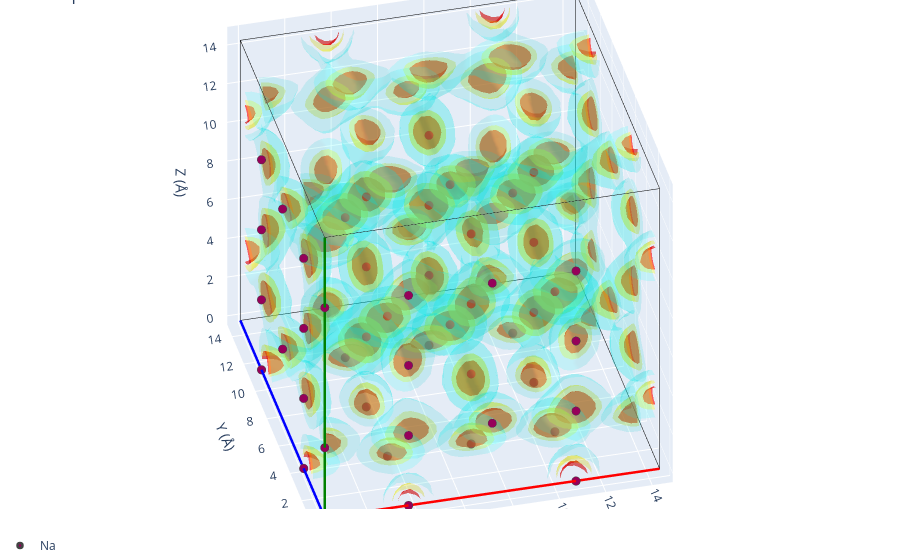

The notebook cell this image was saved under:
### Markdown cell above
## Comparison with the expected sites

The workshop reference `structure_1.cif` describes the conventional, cubic *I*-43*m*
Na&#8323;(Sb/W)S&#8324; with the sodium spread over a single (disordered) Wyckoff site.
Expanded to the 2&times;2&times;2 MD supercell it lists 48 ideal sodium positions. Overlaying
them on the density shows how well the simulation reproduces the known sodium sublattice.

### Code cell
from pymatgen.core import Structure

from gemdat.io import read_cif

# Conventional I-43m reference, expanded to the 2x2x2 MD supercell and stripped
# down to the sodium sublattice. Place the sites in the volume's lattice so they
# share its coordinate frame.
reference = read_cif(f'{DATA}/structure_1.cif')
reference.make_supercell((2, 2, 2))
reference.remove_species(['S', 'Sb', 'W'])

expected_sites = Structure(
    lattice=vol.lattice,
    species=[site.species.elements[0] for site in reference],
    coords=[site.frac_coords for site in reference],
)

print(f'reference sodium sites: {len(expected_sites)}')
vol.plot_3d(structure=expected_sites)

### Figure 1 — Plotly figure (JSON) as saved in the notebook; plotly's stock layout.template omitted (floating-point values rounded to 4 significant figures; data arrays with more than 128 entries replaced by an {"elided": "..."} marker saying what was removed)
{"data": [{"line": {"color": "red", "width": 5}, "mode": "lines", "showlegend": false, "type": "scatter3d", "x": [0.0, 14.44], "y": [0.0, -0.02995], "z": [0.0, 3.137e-05]}, {"line": {"color": "blue", "width": 5}, "mode": "lines", "showlegend": false, "type": "scatter3d", "x": [0.0, -0.02995], "y": [0.0, 14.44], "z": [0.0, -5.366e-05]}, {"line": {"color": "green", "width": 5}, "mode": "lines", "showlegend": false, "type": "scatter3d", "x": [0.0, 3.129e-05], "y": [0.0, -5.396e-05], "z": [0.0, 14.48]}, {"line": {"color": "black", "width": 1}, "mode": "lines", "showlegend": false, "type": "scatter3d", "x": [14.44, 14.41], "y": [-0.02995, 14.41], "z": [3.137e-05, -2.229e-05]}, {"line": {"color": "black", "width": 1}, "mode": "lines", "showlegend": false, "type": "scatter3d", "x": [14.44, 14.44], "y": [-0.02995, -0.03], "z": [3.137e-05, 14.48]}, {"line": {"color": "black", "width": 1}, "mode": "lines", "showlegend": false, "type": "scatter3d", "x": [-0.02995, 14.41], "y": [14.44, 14.41], "z": [-5.366e-05, -2.229e-05]}, {"line": {"color": "black", "width": 1}, "mode": "lines", "showlegend": false, "type": "scatter3d", "x": [-0.02995, -0.02991], "y": [14.44, 14.44], "z": [-5.366e-05, 14.48]}, {"line": {"color": "black", "width": 1}, "mode": "lines", "showlegend": false, "type": "scatter3d", "x": [3.129e-05, 14.44], "y": [-5.396e-05, -0.03], "z": [14.48, 14.48]}, {"line": {"color": "black", "width": 1}, "mode": "lines", "showlegend": false, "type": "scatter3d", "x": [3.129e-05, -0.02991], "y": [-5.396e-05, 14.44], "z": [14.48, 14.48]}, {"line": {"color": "black", "width": 1}, "mode": "lines", "showlegend": false, "type": "scatter3d", "x": [14.41, -0.02991], "y": [14.41, 14.44], "z": [14.48, 14.48]}, {"line": {"color": "black", "width": 1}, "mode": "lines", "showlegend": false, "type": "scatter3d", "x": [14.41, 14.44], "y": [14.41, -0.03], "z": [14.48, 14.48]}, {"line": {"color": "black", "width": 1}, "mode": "lines", "showlegend": false, "type": "scatter3d", "x": [14.41, 14.41], "y": [14.41, 14.41], "z": [14.48, -2.229e-05]}, {"color": "red", "i": {"elided": "8112 int values"}, "j": {"elided": "8112 int values"}, "k": {"elided": "8112 int values"}, "name": "isoval=np.float64(134.75)", "opacity": 0.6, "showlegend": false, "type": "mesh3d", "x": {"elided": "4794 float values"}, "y": {"elided": "4794 float values"}, "z": {"elided": "4794 float values"}}, {"color": "yellow", "i": {"elided": "15340 int values"}, "j": {"elided": "15340 int values"}, "k": {"elided": "15340 int values"}, "name": "isoval=np.float64(53.900000000000006)", "opacity": 0.3, "showlegend": false, "type": "mesh3d", "x": {"elided": "8631 float values"}, "y": {"elided": "8631 float values"}, "z": {"elided": "8631 float values"}}, {"color": "cyan", "i": {"elided": "36892 int values"}, "j": {"elided": "36892 int values"}, "k": {"elided": "36892 int values"}, "name": "isoval=np.float64(3.773)", "opacity": 0.15, "showlegend": false, "type": "mesh3d", "x": {"elided": "19728 float values"}, "y": {"elided": "19728 float values"}, "z": {"elided": "19728 float values"}}, {"line": {"color": "red", "width": 5}, "mode": "lines", "showlegend": false, "type": "scatter3d", "x": [0.0, 14.44], "y": [0.0, -0.02995], "z": [0.0, 3.137e-05]}, {"line": {"color": "blue", "width": 5}, "mode": "lines", "showlegend": false, "type": "scatter3d", "x": [0.0, -0.02995], "y": [0.0, 14.44], "z": [0.0, -5.366e-05]}, {"line": {"color": "green", "width": 5}, "mode": "lines", "showlegend": false, "type": "scatter3d", "x": [0.0, 3.129e-05], "y": [0.0, -5.396e-05], "z": [0.0, 14.48]}, {"line": {"color": "black", "width": 1}, "mode": "lines", "showlegend": false, "type": "scatter3d", "x": [14.44, 14.41], "y": [-0.02995, 14.41], "z": [3.137e-05, -2.229e-05]}, {"line": {"color": "black", "width": 1}, "mode": "lines", "showlegend": false, "type": "scatter3d", "x": [14.44, 14.44], "y": [-0.02995, -0.03], "z": [3.137e-05, 14.48]}, {"line": {"color": "black", "width": 1}, "mode": "lines", "showlegend": false, "type": "scatter3d", "x": [-0.02995, 14.41], "y": [14.44, 14.41], "z": [-5.366e-05, -2.229e-05]}, {"line": {"color": "black", "width": 1}, "mode": "lines", "showlegend": false, "type": "scatter3d", "x": [-0.02995, -0.02991], "y": [14.44, 14.44], "z": [-5.366e-05, 14.48]}, {"line": {"color": "black", "width": 1}, "mode": "lines", "showlegend": false, "type": "scatter3d", "x": [3.129e-05, 14.44], "y": [-5.396e-05, -0.03], "z": [14.48, 14.48]}, {"line": {"color": "black", "width": 1}, "mode": "lines", "showlegend": false, "type": "scatter3d", "x": [3.129e-05, -0.02991], "y": [-5.396e-05, 14.44], "z": [14.48, 14.48]}, {"line": {"color": "black", "width": 1}, "mode": "lines", "showlegend": false, "type": "scatter3d", "x": [14.41, -0.02991], "y": [14.41, 14.44], "z": [14.48, 14.48]}, {"line": {"color": "black", "width": 1}, "mode": "lines", "showlegend": false, "type": "scatter3d", "x": [14.41, 14.44], "y": [14.41, -0.03], "z": [14.48, 14.48]}, {"line": {"color": "black", "width": 1}, "mode": "lines", "showlegend": false, "type": "scatter3d", "x": [14.41, 14.41], "y": [14.41, 14.41], "z": [14.48, -2.229e-05]}, {"legendgroup": "Na", "marker": {"color": ["rgb(150, 0, 90)"], "line": {"width": 2.5}, "size": 5}, "mode": "markers", "name": "Na", "showlegend": true, "type": "scatter3d", "x": [7.823e-06], "y": [-1.349e-05], "z": [3.619]}, {"legendgroup": "Na", "marker": {"color": ["rgb(150, 0, 90)"], "line": {"width": 2.5}, "size": 5}, "mode": "markers", "name": "Na", "showlegend": false, "type": "scatter3d", "x": [2.347e-05], "y": [-4.047e-05], "z": [10.86]}, {"legendgroup": "Na", "marker": {"color": ["rgb(150, 0, 90)"], "line": {"width": 2.5}, "size": 5}, "mode": "markers", "name": "Na", "showlegend": false, "type": "scatter3d", "x": [-0.01497], "y": [7.218], "z": [3.619]}, {"legendgroup": "Na", "marker": {"color": ["rgb(150, 0, 90)"], "line": {"width": 2.5}, "size": 5}, "mode": "markers", "name": "Na", "showlegend": false, "type": "scatter3d", "x": [-0.01495], "y": [7.218], "z": [10.86]}, {"legendgroup": "Na", "marker": {"color": ["rgb(150, 0, 90)"], "line": {"width": 2.5}, "size": 5}, "mode": "markers", "name": "Na", "showlegend": false, "type": "scatter3d", "x": [7.218], "y": [-0.01499], "z": [3.619]}, {"legendgroup": "Na", "marker": {"color": ["rgb(150, 0, 90)"], "line": {"width": 2.5}, "size": 5}, "mode": "markers", "name": "Na", "showlegend": false, "type": "scatter3d", "x": [7.219], "y": [-0.01501], "z": [10.86]}, {"legendgroup": "Na", "marker": {"color": ["rgb(150, 0, 90)"], "line": {"width": 2.5}, "size": 5}, "mode": "markers", "name": "Na", "showlegend": false, "type": "scatter3d", "x": [7.204], "y": [7.204], "z": [3.619]}, {"legendgroup": "Na", "marker": {"color": ["rgb(150, 0, 90)"], "line": {"width": 2.5}, "size": 5}, "mode": "markers", "name": "Na", "showlegend": false, "type": "scatter3d", "x": [7.204], "y": [7.203], "z": [10.86]}, {"legendgroup": "Na", "marker": {"color": ["rgb(150, 0, 90)"], "line": {"width": 2.5}, "size": 5}, "mode": "markers", "name": "Na", "showlegend": false, "type": "scatter3d", "x": [-0.007487], "y": [3.609], "z": [-1.341e-05]}, {"legendgroup": "Na", "marker": {"color": ["rgb(150, 0, 90)"], "line": {"width": 2.5}, "size": 5}, "mode": "markers", "name": "Na", "showlegend": false, "type": "scatter3d", "x": [-0.007471], "y": [3.609], "z": [7.238]}, {"legendgroup": "Na", "marker": {"color": ["rgb(150, 0, 90)"], "line": {"width": 2.5}, "size": 5}, "mode": "markers", "name": "Na", "showlegend": false, "type": "scatter3d", "x": [-0.02246], "y": [10.83], "z": [-4.024e-05]}, {"legendgroup": "Na", "marker": {"color": ["rgb(150, 0, 90)"], "line": {"width": 2.5}, "size": 5}, "mode": "markers", "name": "Na", "showlegend": false, "type": "scatter3d", "x": [-0.02244], "y": [10.83], "z": [7.238]}, {"legendgroup": "Na", "marker": {"color": ["rgb(150, 0, 90)"], "line": {"width": 2.5}, "size": 5}, "mode": "markers", "name": "Na", "showlegend": false, "type": "scatter3d", "x": [7.211], "y": [3.594], "z": [2.27e-06]}, {"legendgroup": "Na", "marker": {"color": ["rgb(150, 0, 90)"], "line": {"width": 2.5}, "size": 5}, "mode": "markers", "name": "Na", "showlegend": false, "type": "scatter3d", "x": [7.211], "y": [3.594], "z": [7.238]}, {"legendgroup": "Na", "marker": {"color": ["rgb(150, 0, 90)"], "line": {"width": 2.5}, "size": 5}, "mode": "markers", "name": "Na", "showlegend": false, "type": "scatter3d", "x": [7.196], "y": [10.81], "z": [-2.456e-05]}, {"legendgroup": "Na", "marker": {"color": ["rgb(150, 0, 90)"], "line": {"width": 2.5}, "size": 5}, "mode": "markers", "name": "Na", "showlegend": false, "type": "scatter3d", "x": [7.196], "y": [10.81], "z": [7.238]}, {"legendgroup": "Na", "marker": {"color": ["rgb(150, 0, 90)"], "line": {"width": 2.5}, "size": 5}, "mode": "markers", "name": "Na", "showlegend": false, "type": "scatter3d", "x": [3.609], "y": [-0.007487], "z": [7.842e-06]}, {"legendgroup": "Na", "marker": {"color": ["rgb(150, 0, 90)"], "line": {"width": 2.5}, "size": 5}, "mode": "markers", "name": "Na", "showlegend": false, "type": "scatter3d", "x": [3.609], "y": [-0.007514], "z": [7.238]}, {"legendgroup": "Na", "marker": {"color": ["rgb(150, 0, 90)"], "line": {"width": 2.5}, "size": 5}, "mode": "markers", "name": "Na", "showlegend": false, "type": "scatter3d", "x": [3.594], "y": [7.211], "z": [-1.899e-05]}, {"legendgroup": "Na", "marker": {"color": ["rgb(150, 0, 90)"], "line": {"width": 2.5}, "size": 5}, "mode": "markers", "name": "Na", "showlegend": false, "type": "scatter3d", "x": [3.594], "y": [7.211], "z": [7.238]}, {"legendgroup": "Na", "marker": {"color": ["rgb(150, 0, 90)"], "line": {"width": 2.5}, "size": 5}, "mode": "markers", "name": "Na", "showlegend": false, "type": "scatter3d", "x": [10.83], "y": [-0.02246], "z": [2.353e-05]}, {"legendgroup": "Na", "marker": {"color": ["rgb(150, 0, 90)"], "line": {"width": 2.5}, "size": 5}, "mode": "markers", "name": "Na", "showlegend": false, "type": "scatter3d", "x": [10.83], "y": [-0.02249], "z": [7.238]}, {"legendgroup": "Na", "marker": {"color": ["rgb(150, 0, 90)"], "line": {"width": 2.5}, "size": 5}, "mode": "markers", "name": "Na", "showlegend": false, "type": "scatter3d", "x": [10.81], "y": [7.196], "z": [-3.303e-06]}, {"legendgroup": "Na", "marker": {"color": ["rgb(150, 0, 90)"], "line": {"width": 2.5}, "size": 5}, "mode": "markers", "name": "Na", "showlegend": false, "type": "scatter3d", "x": [10.81], "y": [7.196], "z": [7.238]}, {"legendgroup": "Na", "marker": {"color": ["rgb(150, 0, 90)"], "line": {"width": 2.5}, "size": 5}, "mode": "markers", "name": "Na", "showlegend": false, "type": "scatter3d", "x": [3.602], "y": [3.602], "z": [-5.573e-06]}, {"legendgroup": "Na", "marker": {"color": ["rgb(150, 0, 90)"], "line": {"width": 2.5}, "size": 5}, "mode": "markers", "name": "Na", "showlegend": false, "type": "scatter3d", "x": [3.602], "y": [3.602], "z": [7.238]}, {"legendgroup": "Na", "marker": {"color": ["rgb(150, 0, 90)"], "line": {"width": 2.5}, "size": 5}, "mode": "markers", "name": "Na", "showlegend": false, "type": "scatter3d", "x": [3.587], "y": [10.82], "z": [-3.24e-05]}, {"legendgroup": "Na", "marker": {"color": ["rgb(150, 0, 90)"], "line": {"width": 2.5}, "size": 5}, "mode": "markers", "name": "Na", "showlegend": false, "type": "scatter3d", "x": [3.587], "y": [10.82], "z": [7.238]}, {"legendgroup": "Na", "marker": {"color": ["rgb(150, 0, 90)"], "line": {"width": 2.5}, "size": 5}, "mode": "markers", "name": "Na", "showlegend": false, "type": "scatter3d", "x": [10.82], "y": [3.587], "z": [1.011e-05]}, {"legendgroup": "Na", "marker": {"color": ["rgb(150, 0, 90)"], "line": {"width": 2.5}, "size": 5}, "mode": "markers", "name": "Na", "showlegend": false, "type": "scatter3d", "x": [10.82], "y": [3.587], "z": [7.238]}, {"legendgroup": "Na", "marker": {"color": ["rgb(150, 0, 90)"], "line": {"width": 2.5}, "size": 5}, "mode": "markers", "name": "Na", "showlegend": false, "type": "scatter3d", "x": [10.81], "y": [10.81], "z": [-1.672e-05]}, {"legendgroup": "Na", "marker": {"color": ["rgb(150, 0, 90)"], "line": {"width": 2.5}, "size": 5}, "mode": "markers", "name": "Na", "showlegend": false, "type": "scatter3d", "x": [10.81], "y": [10.81], "z": [7.238]}, {"legendgroup": "Na", "marker": {"color": ["rgb(150, 0, 90)"], "line": {"width": 2.5}, "size": 5}, "mode": "markers", "name": "Na", "showlegend": false, "type": "scatter3d", "x": [3.609], "y": [-0.0075], "z": [3.619]}, {"legendgroup": "Na", "marker": {"color": ["rgb(150, 0, 90)"], "line": {"width": 2.5}, "size": 5}, "mode": "markers", "name": "Na", "showlegend": false, "type": "scatter3d", "x": [3.609], "y": [-0.007527], "z": [10.86]}, {"legendgroup": "Na", "marker": {"color": ["rgb(150, 0, 90)"], "line": {"width": 2.5}, "size": 5}, "mode": "markers", "name": "Na", "showlegend": false, "type": "scatter3d", "x": [3.594], "y": [7.211], "z": [3.619]}, {"legendgroup": "Na", "marker": {"color": ["rgb(150, 0, 90)"], "line": {"width": 2.5}, "size": 5}, "mode": "markers", "name": "Na", "showlegend": false, "type": "scatter3d", "x": [3.594], "y": [7.211], "z": [10.86]}, {"legendgroup": "Na", "marker": {"color": ["rgb(150, 0, 90)"], "line": {"width": 2.5}, "size": 5}, "mode": "markers", "name": "Na", "showlegend": false, "type": "scatter3d", "x": [10.83], "y": [-0.02247], "z": [3.619]}, {"legendgroup": "Na", "marker": {"color": ["rgb(150, 0, 90)"], "line": {"width": 2.5}, "size": 5}, "mode": "markers", "name": "Na", "showlegend": false, "type": "scatter3d", "x": [10.83], "y": [-0.0225], "z": [10.86]}, {"legendgroup": "Na", "marker": {"color": ["rgb(150, 0, 90)"], "line": {"width": 2.5}, "size": 5}, "mode": "markers", "name": "Na", "showlegend": false, "type": "scatter3d", "x": [10.81], "y": [7.196], "z": [3.619]}, {"legendgroup": "Na", "marker": {"color": ["rgb(150, 0, 90)"], "line": {"width": 2.5}, "size": 5}, "mode": "markers", "name": "Na", "showlegend": false, "type": "scatter3d", "x": [10.81], "y": [7.196], "z": [10.86]}, {"legendgroup": "Na", "marker": {"color": ["rgb(150, 0, 90)"], "line": {"width": 2.5}, "size": 5}, "mode": "markers", "name": "Na", "showlegend": false, "type": "scatter3d", "x": [-0.007479], "y": [3.609], "z": [3.619]}, {"legendgroup": "Na", "marker": {"color": ["rgb(150, 0, 90)"], "line": {"width": 2.5}, "size": 5}, "mode": "markers", "name": "Na", "showlegend": false, "type": "scatter3d", "x": [-0.007463], "y": [3.609], "z": [10.86]}, {"legendgroup": "Na", "marker": {"color": ["rgb(150, 0, 90)"], "line": {"width": 2.5}, "size": 5}, "mode": "markers", "name": "Na", "showlegend": false, "type": "scatter3d", "x": [-0.02245], "y": [10.83], "z": [3.619]}, {"legendgroup": "Na", "marker": {"color": ["rgb(150, 0, 90)"], "line": {"width": 2.5}, "size": 5}, "mode": "markers", "name": "Na", "showlegend": false, "type": "scatter3d", "x": [-0.02244], "y": [10.83], "z": [10.86]}, {"legendgroup": "Na", "marker": {"color": ["rgb(150, 0, 90)"], "line": {"width": 2.5}, "size": 5}, "mode": "markers", "name": "Na", "showlegend": false, "type": "scatter3d", "x": [7.211], "y": [3.594], "z": [3.619]}, {"legendgroup": "Na", "marker": {"color": ["rgb(150, 0, 90)"], "line": {"width": 2.5}, "size": 5}, "mode": "markers", "name": "Na", "showlegend": false, "type": "scatter3d", "x": [7.211], "y": [3.594], "z": [10.86]}, {"legendgroup": "Na", "marker": {"color": ["rgb(150, 0, 90)"], "line": {"width": 2.5}, "size": 5}, "mode": "markers", "name": "Na", "showlegend": false, "type": "scatter3d", "x": [7.196], "y": [10.81], "z": [3.619]}, {"legendgroup": "Na", "marker": {"color": ["rgb(150, 0, 90)"], "line": {"width": 2.5}, "size": 5}, "mode": "markers", "name": "Na", "showlegend": false, "type": "scatter3d", "x": [7.196], "y": [10.81], "z": [10.86]}], "layout": {"legend": {"orientation": "h", "x": 0, "xanchor": "left", "y": -0.1, "yanchor": "bottom"}, "margin": {"b": 0, "l": 0, "r": 0, "t": 0}, "scene": {"aspectmode": "manual", "aspectratio": {"x": 1.444, "y": 1.444, "z": 1.448}, "camera": {"eye": {"x": -0.7219, "y": -2.887, "z": 2.171}, "projection": {"type": "orthographic"}}, "xaxis": {"title": {"text": "X (Å)"}}, "yaxis": {"title": {"text": "Y (Å)"}}, "zaxis": {"title": {"text": "Z (Å)"}}}, "showlegend": true, "title": {"text": "3D plot"}}}
